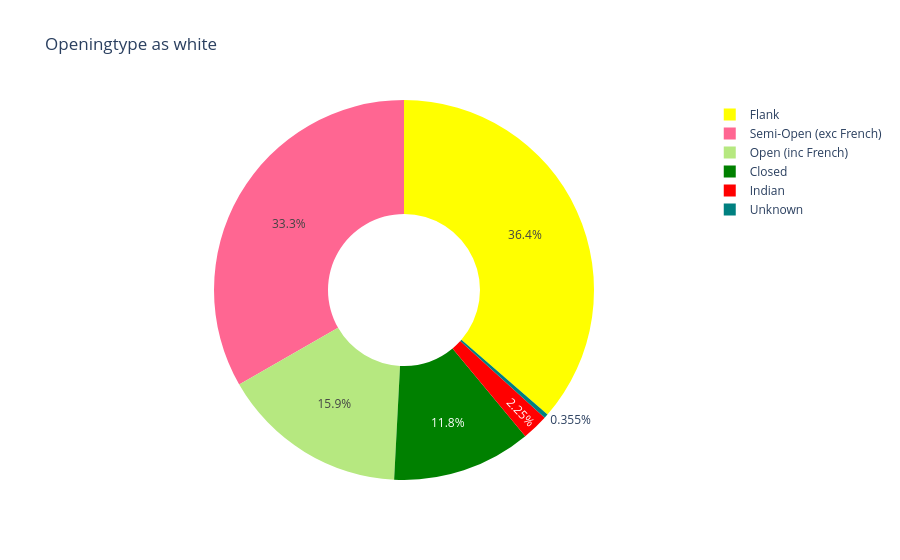
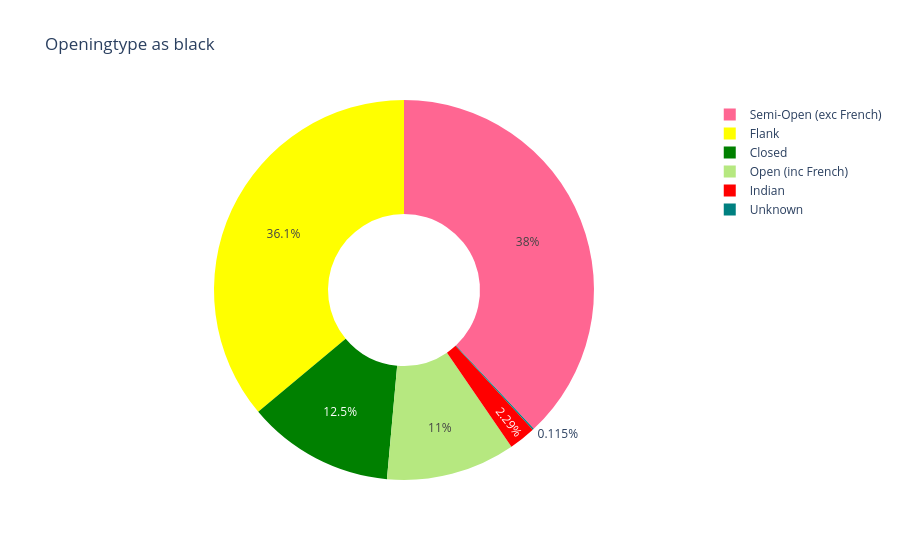

Notebook code cell kept with these figures, in order:
### Code cell
# Filter data for each colour
colour_1 = colour[colour['colour'] == 'White']  # Replace 'Colour 1' with the actual value
colour_2 = colour[colour['colour'] == 'Black']  # Replace 'Colour 2' with the actual value

# Define a consistent color mapping for the 'eco_type' categories
eco_type_color_map = {
    'Closed': 'green',
    'Flank': 'yellow',
    'Indian': 'red',
    'Open (inc french)': 'blue',
    'Semi_open (exc french)': 'purple',
    'Unknown': 'teal'
}

# Create the first donut chart for Colour 1
fig1 = px.pie(
    colour_1,
    names='eco_type',
    values='Prosent',
    color='eco_type',  # Specify the column for color mapping
    color_discrete_map=eco_type_color_map,  # Use the dictionary for consistent colors
    title='Openingtype as white',
    hole=0.4
)

# Create the second donut chart for Colour 2
fig2 = px.pie(
    colour_2,
    names='eco_type',
    values='Prosent',
    color='eco_type',  # Specify the column for color mapping
    color_discrete_map=eco_type_color_map,  # Use the dictionary for consistent colors
    title='Openingtype as black',
    hole=0.4
)

# Display the charts
fig1.show()
fig2.show()

### Figure 1 — Plotly figure (JSON) as saved in the notebook; plotly's stock layout.template omitted (floating-point values rounded to 4 significant figures)
{"data": [{"customdata": [["Flank"], ["Semi-Open (exc French)"], ["Open (inc French)"], ["Closed"], ["Indian"], ["Unknown"]], "domain": {"x": [0, 1], "y": [0, 1]}, "hole": 0.4, "hovertemplate": "eco_type=%{customdata[0]}<br>Prosent=%{value}<extra></extra>", "labels": ["Flank", "Semi-Open (exc French)", "Open (inc French)", "Closed", "Indian", "Unknown"], "legendgroup": "", "marker": {"colors": ["yellow", "#FF6692", "#B6E880", "green", "red", "teal"]}, "name": "", "showlegend": true, "type": "pie", "values": [36.37, 33.29, 15.88, 11.85, 2.251, 0.3555]}], "layout": {"autosize": true, "legend": {"tracegroupgap": 0}, "title": {"text": "Openingtype as white"}}}

### Figure 2 — Plotly figure (JSON) as saved in the notebook; plotly's stock layout.template omitted (floating-point values rounded to 4 significant figures)
{"data": [{"customdata": [["Semi-Open (exc French)"], ["Flank"], ["Closed"], ["Open (inc French)"], ["Indian"], ["Unknown"]], "domain": {"x": [0, 1], "y": [0, 1]}, "hole": 0.4, "hovertemplate": "eco_type=%{customdata[0]}<br>Prosent=%{value}<extra></extra>", "labels": ["Semi-Open (exc French)", "Flank", "Closed", "Open (inc French)", "Indian", "Unknown"], "legendgroup": "", "marker": {"colors": ["#FF6692", "yellow", "green", "#B6E880", "red", "teal"]}, "name": "", "showlegend": true, "type": "pie", "values": [38.03, 36.08, 12.49, 11.0, 2.291, 0.1145]}], "layout": {"autosize": true, "legend": {"tracegroupgap": 0}, "title": {"text": "Openingtype as black"}}}
